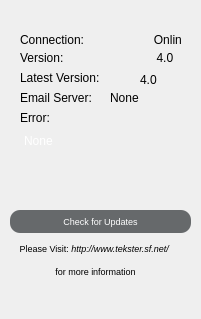
    <widget class="QWidget" name="StatusTab">
     <property name="geometry">
      <rect>
       <x>0</x>
       <y>0</y>
       <width>201</width>
       <height>319</height>
      </rect>
     </property>
     <attribute name="icon">
      <iconset>
       <normalon>../../../../../Python/button_delete_violet.png</normalon>
      </iconset>
     </attribute>
     <attribute name="label">
      <string>Status</string>
     </attribute>
     <attribute name="toolTip">
      <string>&lt;html&gt;&lt;head/&gt;&lt;body&gt;&lt;p&gt;&lt;span style=&quot; color:#00aaff;&quot;&gt;Tekster Status&lt;/span&gt;&lt;/p&gt;&lt;/body&gt;&lt;/html&gt;</string>
     </attribute>
     <widget class="QLabel" name="label_8">
      <property name="geometry">
       <rect>
        <x>20</x>
        <y>30</y>
        <width>161</width>
        <height>20</height>
       </rect>
      </property>
      <property name="text">
       <string>Connection:                     Online</string>
      </property>
     </widget>
     <widget class="QLabel" name="label_9">
      <property name="geometry">
       <rect>
        <x>20</x>
        <y>50</y>
        <width>171</width>
        <height>16</height>
       </rect>
      </property>
      <property name="text">
       <string>Version:                            4.0</string>
      </property>
     </widget>
     <widget class="QLabel" name="label_10">
      <property name="geometry">
       <rect>
        <x>20</x>
        <y>70</y>
        <width>81</width>
        <height>16</height>
       </rect>
      </property>
      <property name="text">
       <string>Latest Version:</string>
      </property>
     </widget>
     <widget class="QLabel" name="LatestVersionLabel">
      <property name="geometry">
       <rect>
        <x>140</x>
        <y>70</y>
        <width>21</width>
        <height>20</height>
       </rect>
      </property>
      <property name="text">
       <string>4.0</string>
      </property>
     </widget>
     <widget class="QLabel" name="label_12">
      <property name="geometry">
       <rect>
        <x>20</x>
        <y>90</y>
        <width>71</width>
        <height>16</height>
       </rect>
      </property>
      <property name="text">
       <string>Email Server:</string>
      </property>
     </widget>
     <widget class="QLabel" name="EmailServerLabel">
      <property name="geometry">
       <rect>
        <x>110</x>
        <y>90</y>
        <width>71</width>
        <height>16</height>
       </rect>
      </property>
      <property name="text">
       <string>None</string>
      </property>
     </widget>
     <widget class="QLabel" name="label_14">
      <property name="geometry">
       <rect>
        <x>20</x>
        <y>110</y>
        <width>41</width>
        <height>16</height>
       </rect>
      </property>
      <property name="text">
       <string>Error:</string>
      </property>
     </widget>
     <widget class="QPlainTextEdit" name="ErrorBoxShow">
      <property name="geometry">
       <rect>
        <x>20</x>
        <y>130</y>
        <width>151</width>
        <height>71</height>
       </rect>
      </property>
      <property name="styleSheet">
       <string notr="true">background: transparent;
color: #ffffff;
border: transparent;</string>
      </property>
      <property name="plainText">
       <string>None</string>
      </property>
     </widget>
     <widget class="QLabel" name="label_15">
      <property name="geometry">
       <rect>
        <x>0</x>
        <y>240</y>
        <width>191</width>
        <height>41</height>
       </rect>
      </property>
      <property name="styleSheet">
       <string notr="true">font: 9px;</string>
      </property>
      <property name="text">
       <string>&lt;html&gt;&lt;head/&gt;&lt;body&gt;&lt;p align=&quot;center&quot;&gt;Please Visit: &lt;span style=&quot; font-style:italic;&quot;&gt;http://www.tekster.sf.net/ &lt;/span&gt;&lt;/p&gt;&lt;p align=&quot;center&quot;&gt;for more information&lt;/p&gt;&lt;/body&gt;&lt;/html&gt;</string>
      </property>
     </widget>
     <widget class="QPushButton" name="CheckForUpdate">
      <property name="geometry">
       <rect>
        <x>10</x>
        <y>210</y>
        <width>181</width>
        <height>23</height>
       </rect>
      </property>
      <property name="styleSheet">
       <string notr="true">QPushButton {
  background: #66696b;

  border-radius: 10px;
  font-family: Arial;
  color: #ffffff;
  font-size: 9px;
  padding: 5px 10px 5px 10px;
  text-decoration: none;
}

QPushButton:hover {
  background: #3cb0fd;/*#3cb0fd;*/
  background-image: -webkit-linear-gradient(top, #3cb0fd, #3498db);
  background-image: -moz-linear-gradient(top, #3cb0fd, #3498db);
  background-image: -ms-linear-gradient(top, #3cb0fd, #3498db);
  background-image: -o-linear-gradient(top, #3cb0fd, #3498db);
  background-image: linear-gradient(to bottom, #3cb0fd, #3498db);
  text-decoration: none;
}</string>
      </property>
      <property name="text">
       <string>Check for Updates</string>
      </property>
     </widget>
    </widget>
